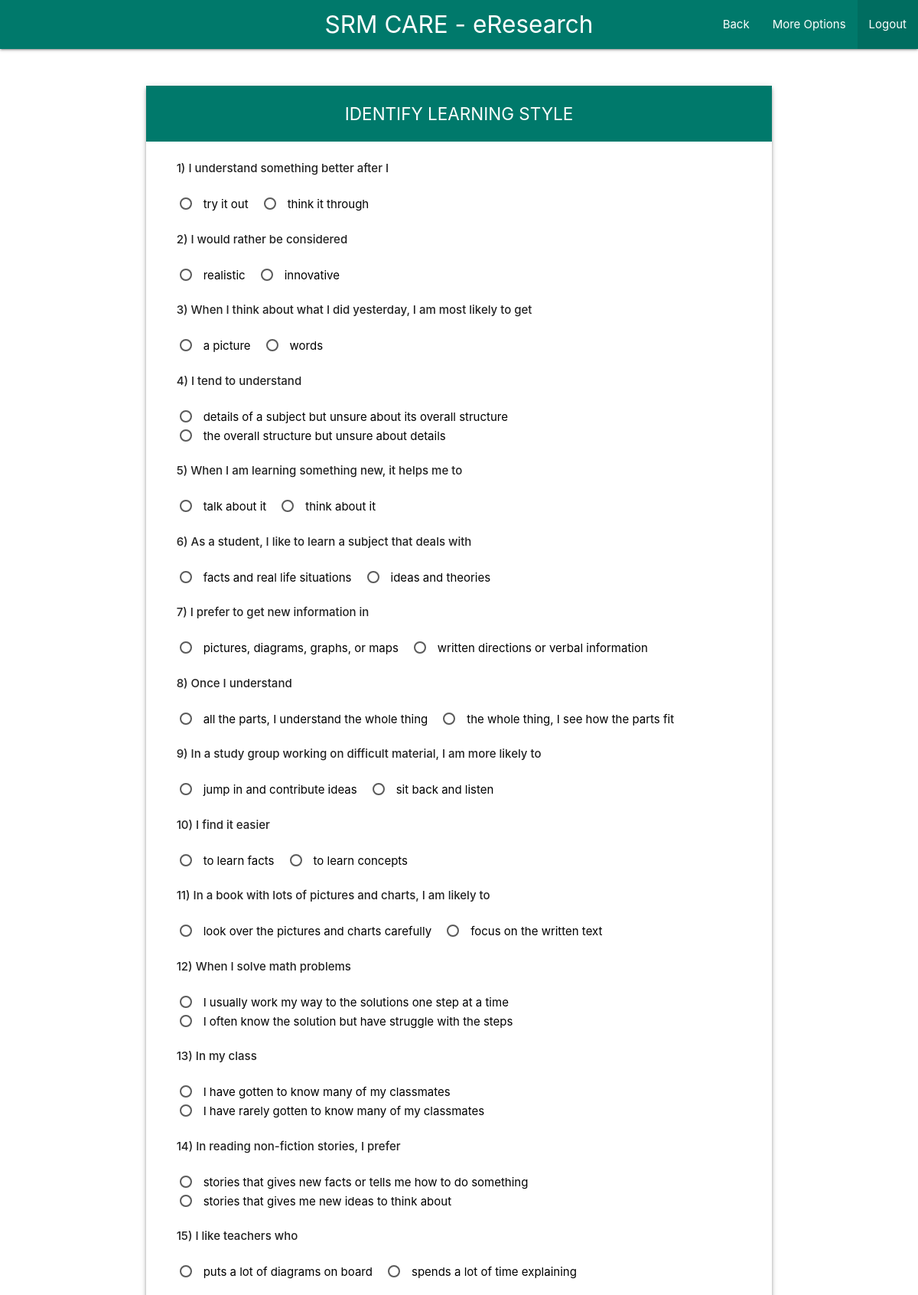
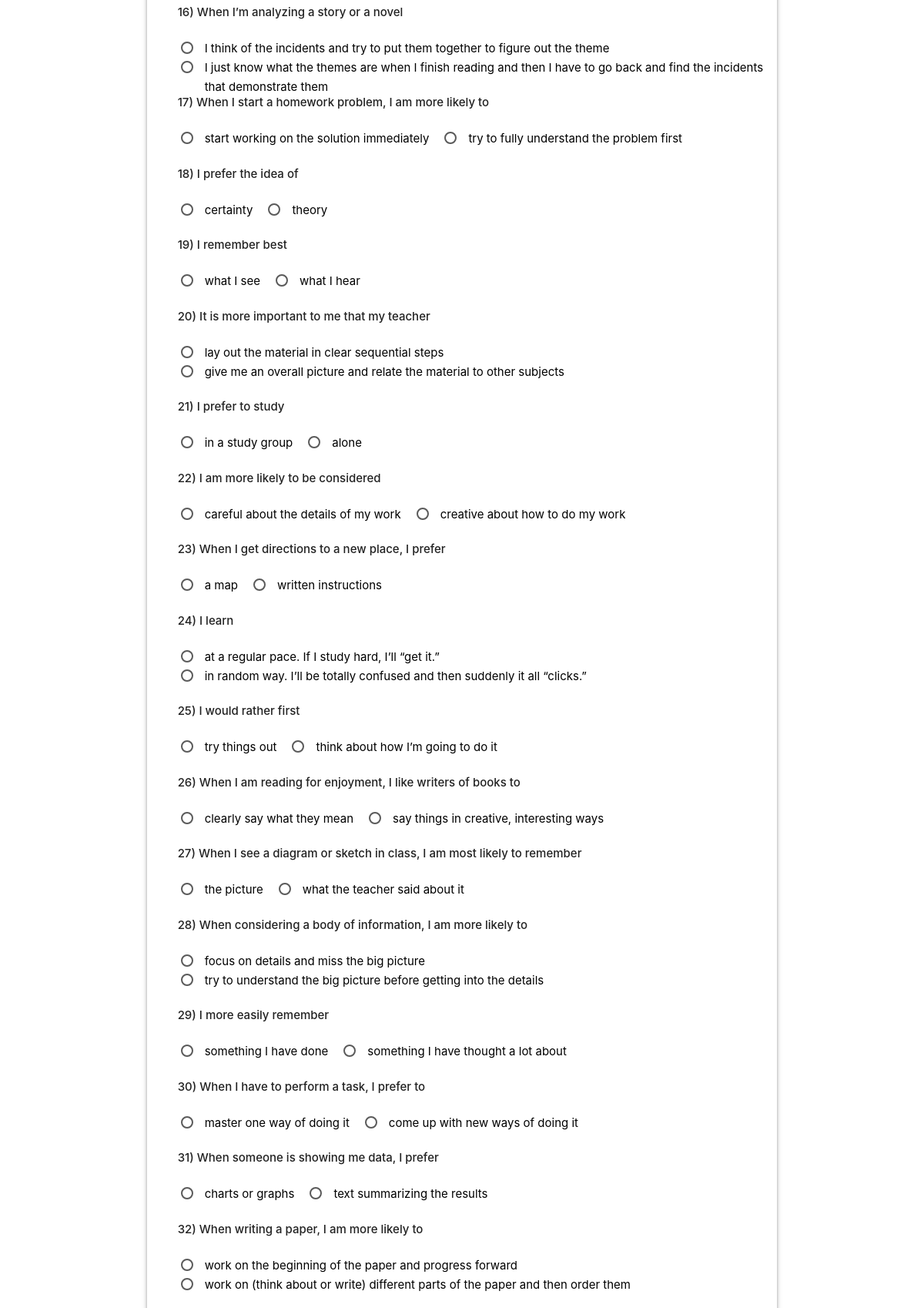
Page /login/user/identify/learning.php (signed in, upper part) on the committed database (2 pictures, top to bottom).
### tables this page shows
CREATE TABLE `learning` (
  `id` int(11) NOT NULL,
  `question` text NOT NULL,
  `a` text NOT NULL,
  `b` text NOT NULL
);

### includes/general.php (called while the page is built, shortened)
<?php
$nav_title="SRM CARE - eResearch";
$color="teal darken-2";
?>

### login/user/identify/learning.php (the view, shortened to what this page needs)
<?php
    include_once("../../../includes/config.php");
    include_once("../../../includes/general.php");
?>
<html>
    <head>
      <link type="text/css" rel="stylesheet" href="../../../css/materialize.min.css"  media="screen,projection"/>
      <link href="../../css/material-icons.css" rel="stylesheet">
    </head>
    <body>
 <nav>
    <div class="<?php echo $color; ?> nav-wrapper">
      <a href="#!" class="brand-logo hide-on-small-only center"><?php echo $nav_title; ?></a>
      <ul id="nav-mobile" class="right hide-on-med-and-down">
        <li><a href="index.php">Back</a></li>
        <li><a class="dropdown-trigger" data-target="dropdown1">More Options</a></li>
        <li class="active"><a href="../../../index.php">Logout</a></li>
      </ul>
    </div>
  </nav>
    <div class="container">
      <div class="row">
        <div class="col s12">
          <div class="card z-depth-2">
             <div id="l1" class="login center-align <?php echo $color; ?> white-text">IDENTIFY LEARNING STYLE</div>
            <div class="card-content">
                <div class="row learning" style="margin-left: 2%;">
                  <?php
                    $sql = "SELECT * FROM learning";
                    if($result = mysqli_query($conn, $sql)) {
                      while($row = mysqli_fetch_assoc($result)) {
                        echo "<p><strong>".$row['id'].")&nbsp;".$row['question']."</strong></p>";
                        echo "<br>";
                        echo "
                        <p>
                          <label>
                            <input name='q".$row['id']."' type='radio' value='a'/>
                            <span>".$row['a']."</span>
                          </label>
                          &nbsp;&nbsp;
                          <label>
                            <input name='q".$row['id']."' type='radio' value='b'/>
                            <span>".$row['b']."</span>
                          </label>
                        </p>
                        <br>
                        ";
                        }
                    }
                  ?>
                </div>
            </div>
            </div>
          </div>
        </div>
      </div>
    </body>
  </html>

### login/user/identify/learning.php (style rules this page uses)
.container { position: relative; top: 5%; }
.login { padding: 20px; font-size: 1.5em; margin-bottom: 0px; }
span { color: black; }

### rows in the picture
learning: id "1", question "I understand something better after I", a "try it out", b "think it through"
learning: id "2", question "I would rather be considered", a "realistic", b "innovative"
learning: id "3", question "When I think about what I did yesterday, I am most likely to get", a "a picture", b "words"
learning: id "4", question "I tend to understand", a "details of a subject but unsure about its overall structure", b "the overall structure but unsure about details"
learning: id "5", question "When I am learning something new, it helps me to", a "talk about it", b "think about it"
learning: id "6", question "As a student, I like to learn a subject that deals with", a "facts and real life situations", b "ideas and theories"
learning: id "7", question "I prefer to get new information in", a "pictures, diagrams, graphs, or maps", b "written directions or verbal information"
learning: id "8", question "Once I understand", a "all the parts, I understand the whole thing", b "the whole thing, I see how the parts fit"
learning: id "9", question "In a study group working on difficult material, I am more likely to", a "jump in and contribute ideas", b "sit back and listen"
learning: id "10", question "I find it easier", a "to learn facts", b "to learn concepts"
learning: id "11", question "In a book with lots of pictures and charts, I am likely to", a "look over the pictures and charts carefully", b "focus on the written text"
learning: id "12", question "When I solve math problems", a "I usually work my way to the solutions one step at a time", b "I often know the solution but have struggle with the steps"
learning: id "13", question "In my class", a "I have gotten to know many of my classmates", b "I have rarely gotten to know many of my classmates"
learning: id "14", question "In reading non-fiction stories, I prefer", a "stories that gives new facts or tells me how to do something", b "stories that gives me new ideas to think about"
learning: id "15", question "I like teachers who", a "puts a lot of diagrams on board", b "spends a lot of time explaining"
learning: id "16", question "When I’m analyzing a story or a novel", a "I think of the incidents and try to put them together to figure out the theme", b "I just know what the themes are when I finish reading and then I have to go back and find the incidents that demonstrate them"
learning: id "17", question "When I start a homework problem, I am more likely to", a "start working on the solution immediately", b "try to fully understand the problem first"
learning: id "18", question "I prefer the idea of", a "certainty", b "theory"
learning: id "19", question "I remember best", a "what I see", b "what I hear"
learning: id "20", question "It is more important to me that my teacher", a "lay out the material in clear sequential steps", b "give me an overall picture and relate the material to other subjects"
learning: id "21", question "I prefer to study", a "in a study group", b "alone"
learning: id "22", question "I am more likely to be considered", a "careful about the details of my work", b "creative about how to do my work"
learning: id "23", question "When I get directions to a new place, I prefer", a "a map", b "written instructions"
learning: id "24", question "I learn", a "at a regular pace. If I study hard, I’ll “get it.”", b "in random way. I’ll be totally confused and then suddenly it all “clicks.”"
learning: id "25", question "I would rather first", a "try things out", b "think about how I’m going to do it"
learning: id "26", question "When I am reading for enjoyment, I like writers of books to", a "clearly say what they mean", b "say things in creative, interesting ways"
learning: id "27", question "When I see a diagram or sketch in class, I am most likely to remember", a "the picture", b "what the teacher said about it"
learning: id "28", question "When considering a body of information, I am more likely to", a "focus on details and miss the big picture", b "try to understand the big picture before getting into the details"
learning: id "29", question "I more easily remember", a "something I have done", b "something I have thought a lot about"
learning: id "30", question "When I have to perform a task, I prefer to", a "master one way of doing it", b "come up with new ways of doing it"
learning: id "31", question "When someone is showing me data, I prefer", a "charts or graphs", b "text summarizing the results"
learning: id "32", question "When writing a paper, I am more likely to", a "work on the beginning of the paper and progress forward", b "work on (think about or write) different parts of the paper and then order them"

### other values in the picture
$nav_title "SRM CARE - eResearch"
